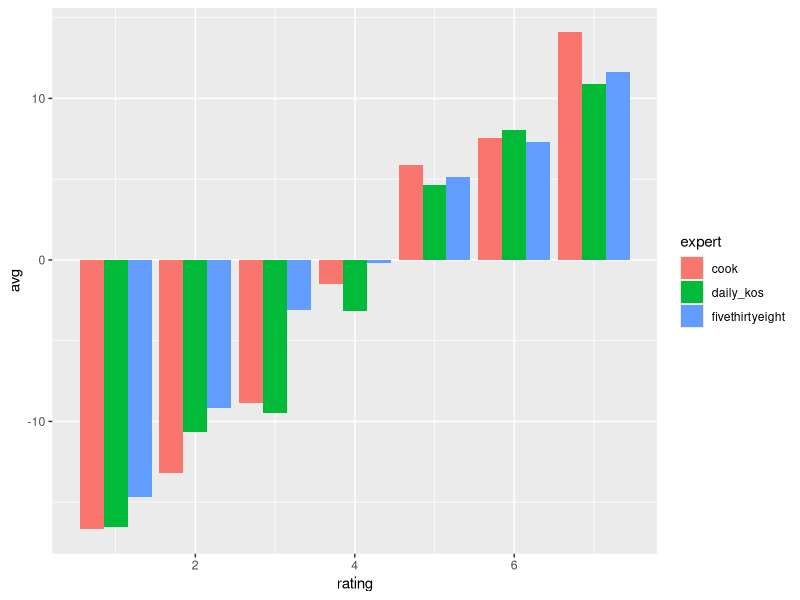

Source code (R):
## ---- chunk 1
library("tidyverse")
competitive_races = read_csv("competitive_races.csv")
rating_lm = lm(RepVotesMajorPercent ~ avg_rating + `Rep Inc` + `Dem Inc`,data=competitive_races)
## ---- chunk 2
summary(rating_lm)
## ---- chunk 3
expert_means = read_csv("expert_means_2018.csv")
## ---- chunk 4
ggplot(data=expert_means, aes(fill=expert, x=rating, y=avg)) +  geom_bar(position="dodge", stat="identity")
